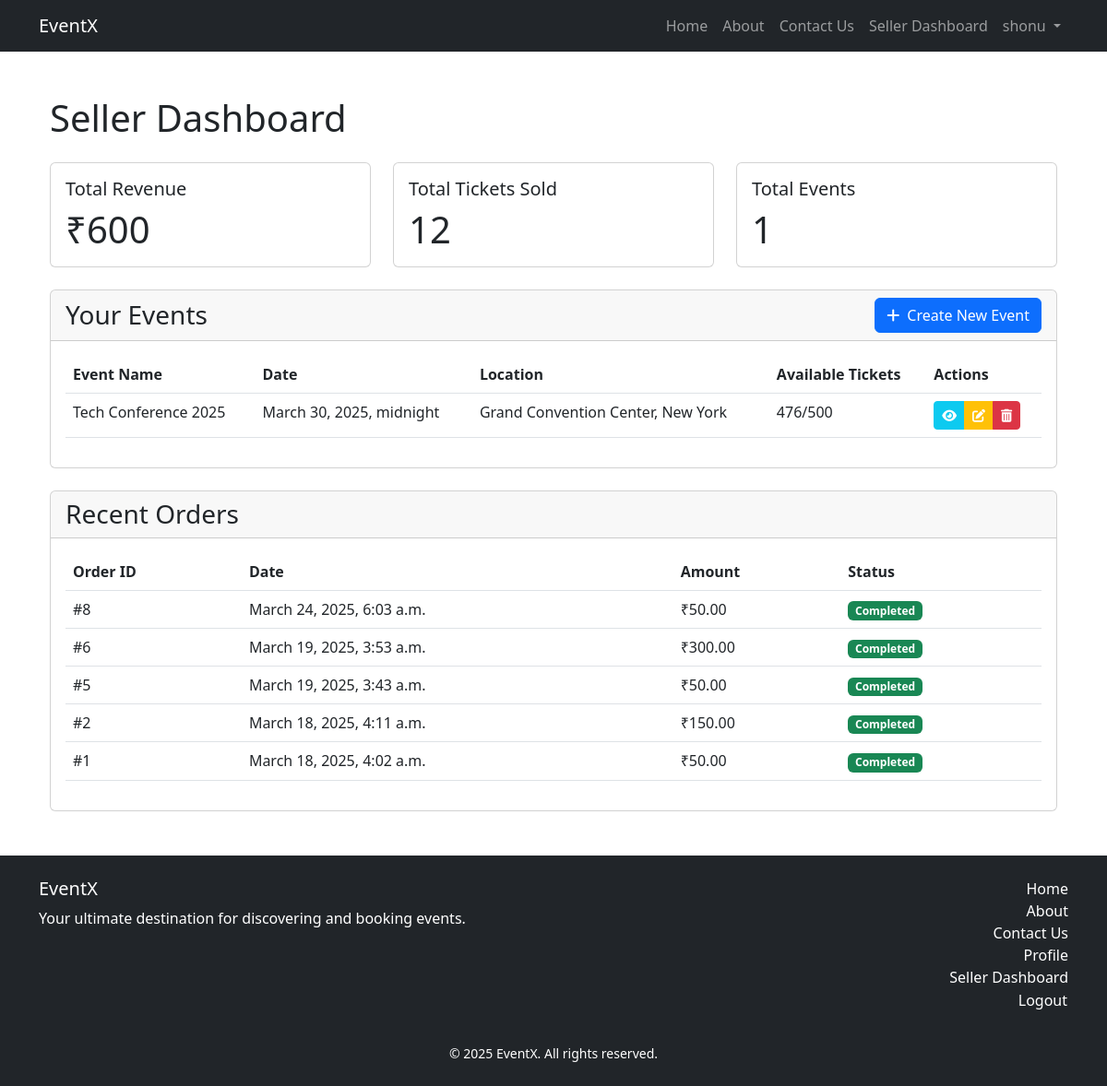
/seller/dashboard/ (signed in), run on an earlier commit of the app's database.
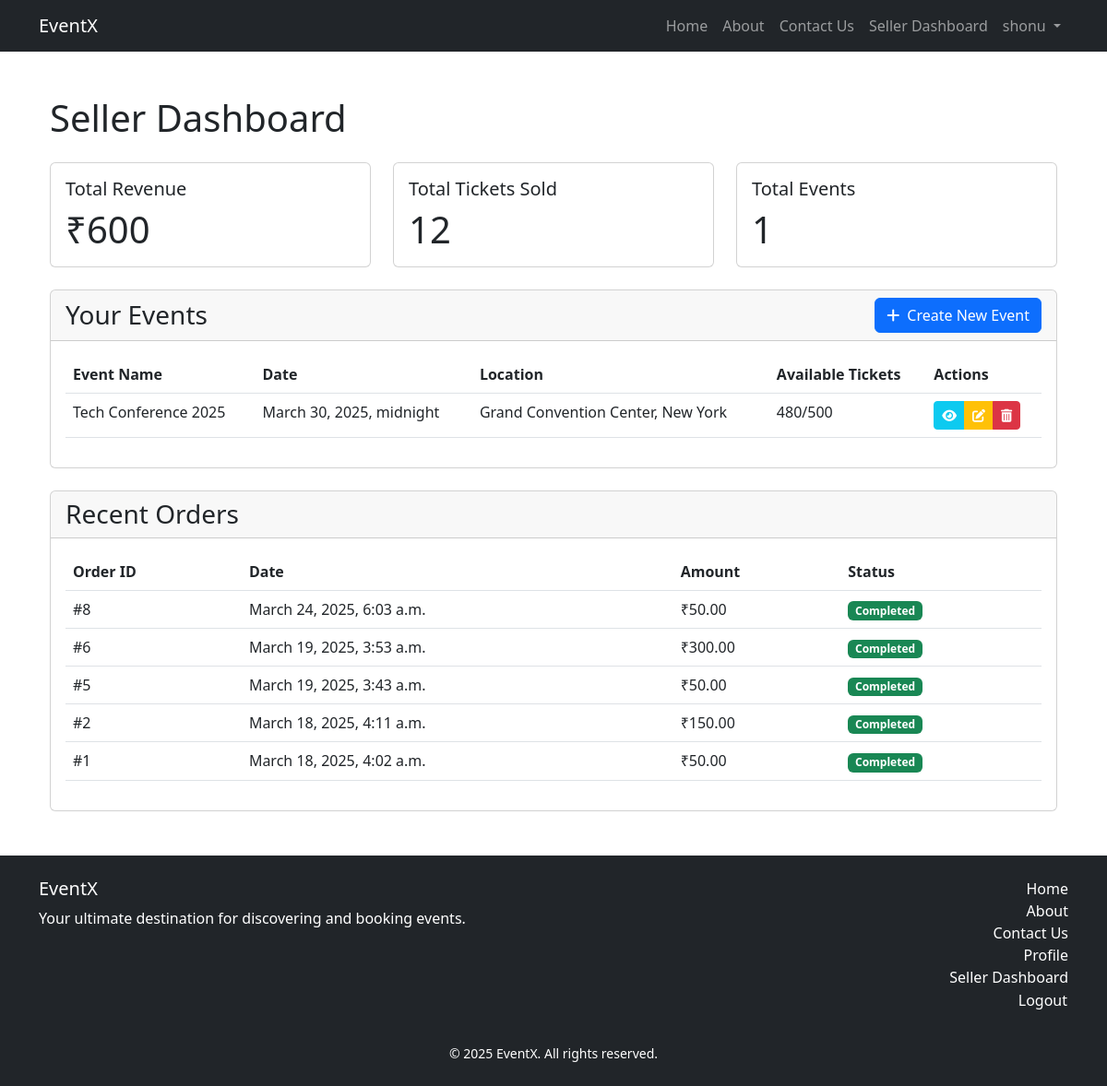
And on a later commit of the database.
### events/models.py (models this page shows, shortened)
class Event(models.Model):
    seller = models.ForeignKey(
        Seller,
        on_delete=models.CASCADE,
        related_name="events"
    )
    name = models.CharField(max_length=255)
    description = models.TextField()
    date = models.DateTimeField()
    location = models.CharField(max_length=255)
    price = models.DecimalField(max_digits=10, decimal_places=2)
    total_tickets = models.PositiveIntegerField()
    available_tickets = models.PositiveIntegerField()
    image = models.ImageField(upload_to="events/", blank=True, null=True)
    class Meta:
        ordering = ['date']

### events/views.py (the view)
# urls.py: path("seller/dashboard/", views.seller_dashboard, name="seller_dashboard"),
@seller_required
def seller_dashboard(request):
    seller = get_object_or_404(Seller, user=request.user)
    seller_events = Event.objects.filter(seller=seller)
    seller_orders = Order.objects.filter(seller=seller)
    total_revenue = seller_orders.aggregate(total=Sum('total_amount'))['total'] or 0
    total_tickets = Booking.objects.filter(event__seller=seller, status='confirmed').aggregate(total=Sum('quantity'))['total'] or 0
    return render(request, "events/seller_dashboard.html", {
        "seller": seller,
        "events": seller_events,
        "orders": seller_orders,
        "total_revenue": total_revenue,
        "total_tickets": total_tickets,
    })

### events/views.py (called while the page is built)
def seller_required(view_func):
    def check_seller(user):
        return user.is_authenticated and Seller.objects.filter(user=user).exists()
    return user_passes_test(check_seller)(view_func)

### events/templates/events/seller_dashboard.html (shortened to what the changed rows need)
{% extends "events/base.html" %}
{% load static %}
{% block content %}
<div class="container py-4">
    <h1 class="mb-4">Seller Dashboard</h1>
    <div class="card mb-4">
        <div class="card-body">
            {% if events %}
            <div class="table-responsive">
                <table class="table">
                    <thead>
                        <tr>
                            <th>Event Name</th>
                            <th>Date</th>
                            <th>Location</th>
                            <th>Available Tickets</th>
                            <th>Actions</th>
                        </tr>
                    </thead>
                    <tbody>
                        {% for event in events %}
                        <tr>
                            <td>{{ event.name }}</td>
                            <td>{{ event.date }}</td>
                            <td>{{ event.location }}</td>
                            <td>{{ event.available_tickets }}/{{ event.total_tickets }}</td>
                            <td>
                                <div class="btn-group" role="group">
                                    <a href="{% url 'event_detail' event.id %}" class="btn btn-sm btn-info text-white" title="View Event">
                                        <i class="fas fa-eye"></i>
                                    </a>
                                    <a href="{% url 'edit_event' event.id %}" class="btn btn-sm btn-warning text-white" title="Edit Event">
                                        <i class="fas fa-edit"></i>
                                    </a>
                                    <button type="button" class="btn btn-sm btn-danger text-white" data-bs-toggle="modal" data-bs-target="#deleteModal{{ event.id }}" title="Delete Event">
                                        <i class="fas fa-trash-alt"></i>
                                    </button>
                                </div>
                            </td>
                        </tr>
                        {% endfor %}
                    </tbody>
                </table>
            </div>
            {% else %}
            <p class="text-center">No events created yet.</p>
            {% endif %}
        </div>
    </div>
    <div class="card">
        <div class="card-body">
            {% if orders %}
            <div class="table-responsive">
                <table class="table">
                    <thead>
                        <tr>
                            <th>Order ID</th>
                            <th>Date</th>
                            <th>Amount</th>
                            <th>Status</th>
                        </tr>
                    </thead>
                </table>
            </div>
            {% else %}
            <p class="text-center">No orders yet.</p>
            {% endif %}
        </div>
    </div>
</div>
{% endblock %}

What changed in the data, as far as the page shows it:
changed Event "Grand Convention Center, New York": available_tickets "476" → "480"
